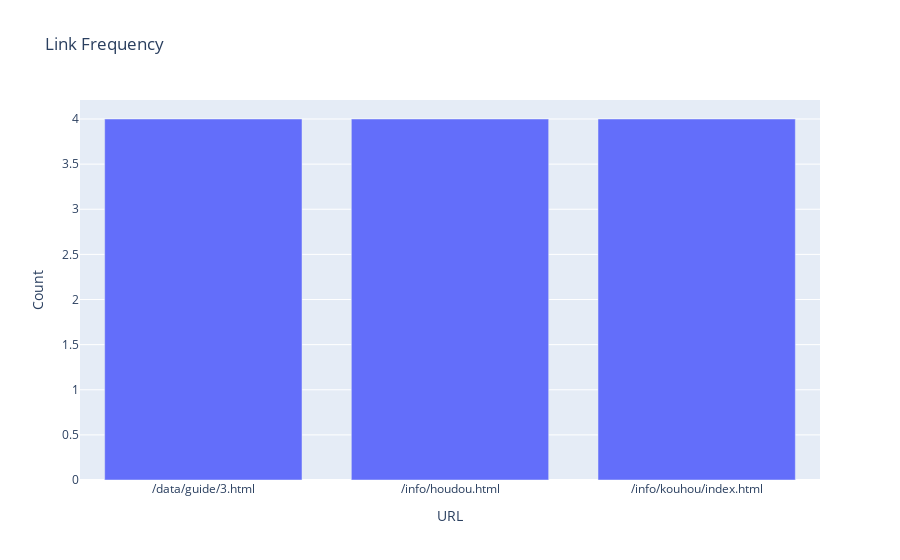

The notebook cell this image was saved under:
### Code cell
import pandas as pd
from bs4 import BeautifulSoup

# リストを作成してリンク情報を格納
link_data = []

# rows はデータベースから取得した行（前回取得したリンク情報）
for row in rows:
    # HTMLデータをBeautifulSoupでパース
    soup = BeautifulSoup(row[1], 'html.parser')
    # href属性を取得
    href = soup.a['href']
    # クラス名を取得
    class_name = soup.a['class'][0]  # もしclassが複数ある場合には調整する
    link_data.append({'ID': row[0], 'URL': href, 'Class': class_name})

# DataFrameに変換
link_counts = pd.DataFrame(link_data)

# 頻度の集計（リンクの出現回数を数える）
link_counts_frequency = link_counts.groupby('URL').size().reset_index(name='Count')

# グラフ化（Plotlyを使用して可視化）
import plotly.express as px
fig = px.bar(link_counts_frequency, x='URL', y='Count', title='Link Frequency')
fig.show()

### Figure 1 — Plotly figure (JSON) as saved in the notebook; plotly's stock layout.template omitted (floating-point values rounded to 4 significant figures)
{"data": [{"alignmentgroup": "True", "hovertemplate": "URL=%{x}<br>Count=%{y}<extra></extra>", "legendgroup": "", "marker": {"color": "#636efa", "pattern": {"shape": ""}}, "name": "", "offsetgroup": "", "orientation": "v", "showlegend": false, "textposition": "auto", "type": "bar", "x": ["/data/guide/3.html", "/info/houdou.html", "/info/kouhou/index.html"], "xaxis": "x", "y": [4, 4, 4], "yaxis": "y"}], "layout": {"barmode": "relative", "legend": {"tracegroupgap": 0}, "title": {"text": "Link Frequency"}, "xaxis": {"anchor": "y", "domain": [0, 1], "title": {"text": "URL"}}, "yaxis": {"anchor": "x", "domain": [0, 1], "title": {"text": "Count"}}}}
